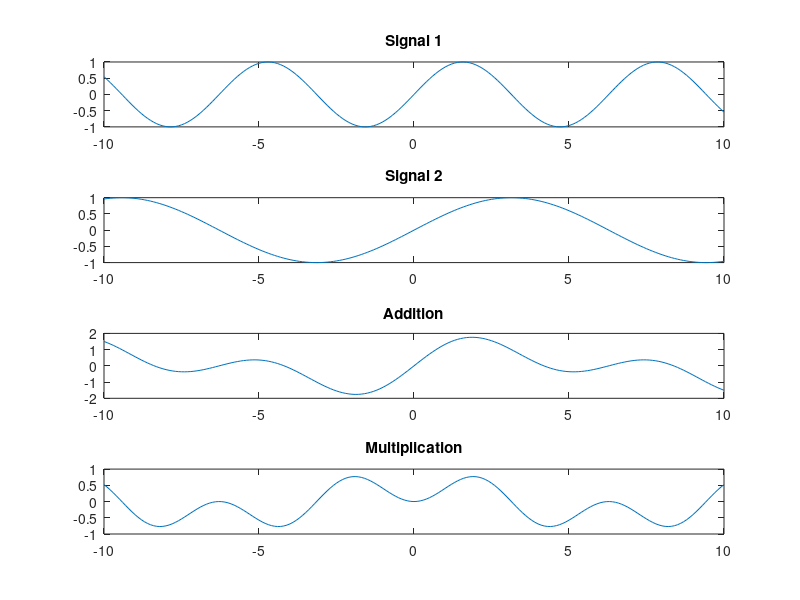
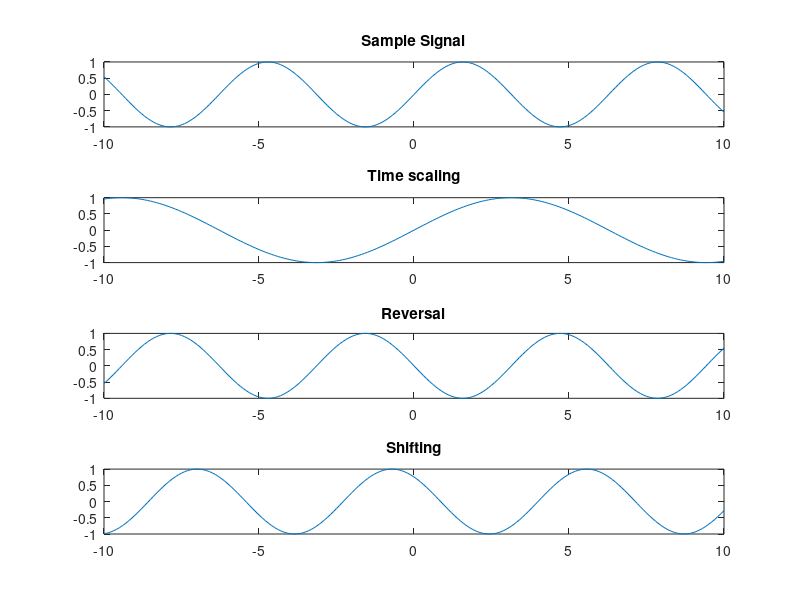
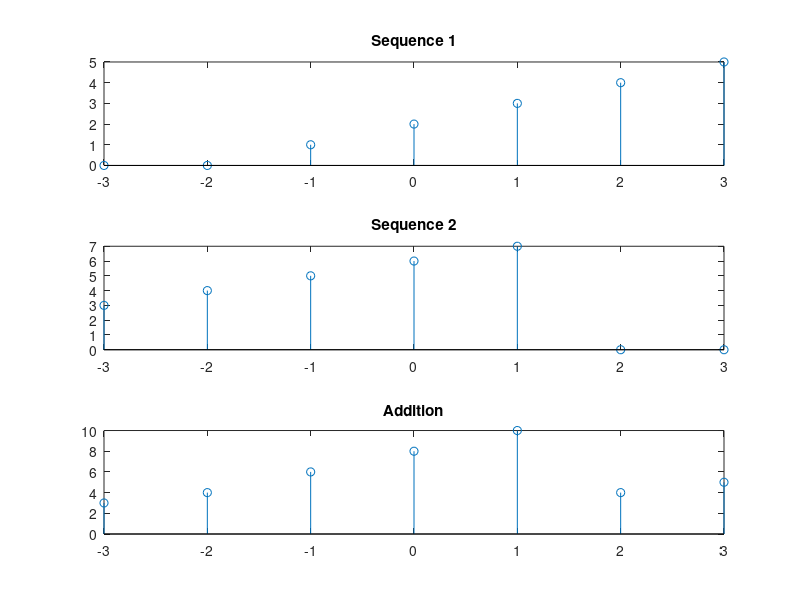
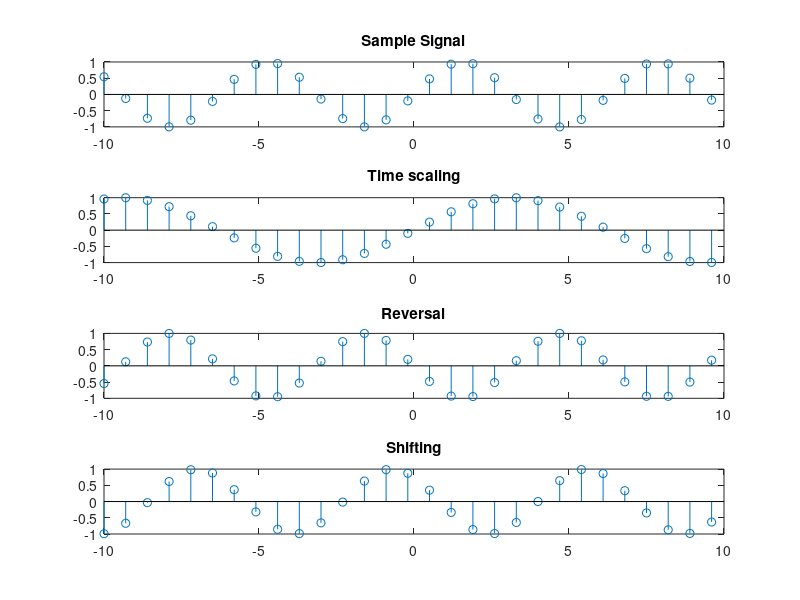

These charts were generated, in order, by the following MATLAB code:
%% operation_on_signal

clc
clear all
close all

%% Q1(1) Additon and multiplication of two different sine signals

t = -10:0.1:10;
y1 = sin(t);
figure('Name','Addition and Multiplication')
subplot(4,1,1)
plot(t,y1)
title('Signal 1')
t2 = t/2;
y2 = sin(t2);
subplot(4,1,2)
plot(t,y2)
title('Signal 2')
y3 = y1 + y2;
subplot(4,1,3)
plot(t,y3)
title('Addition')
y4 = y1.*y2;
subplot(4,1,4)
plot(t,y4)
title('Multiplication')

%% Q1(2) Time scaling, reversal and shifting of a sine wave

t3 = -10:0.1:10;
y5 = sin(t3);
figure('Name','Time scaling, reversal and shifting')
subplot(4,1,1)
plot(t3,y5)
title('Sample Signal')
y6 = sin(t3/2);
subplot(4,1,2)
plot(t3,y6)
title('Time scaling')
y7 = -y5;
subplot(4,1,3)
plot(t3,y7)
title('Reversal')
y8 = sin(t3-4);
subplot(4,1,4)
plot(t3,y8)
title('Shifting')

%% Q1(3) Add 2 different sequences

x1 = [0, 0, 1, 2, 3, 4, 5];
x2 = [3, 4, 5, 6, 7, 0, 0];
t4 = -3:3;
figure('Name','Addition of sequences')
subplot(3,1,1)
stem(t4,x1)
title('Sequence 1')
subplot(3,1,2)
stem(t4,x2)
title('Sequence 2')
t5 = -3:3;
x3 = x1+x2;
subplot(3,1,3)
stem(t5,x3)
title('Addition')
%% Q1(4) Perform 2nd task in discrete time

t6 = -10:0.7:10;
y9 = sin(t6);
figure('Name','Discrete time operation')
subplot(4,1,1)
stem(t6,y9)
title('Sample Signal')
y10 = sin(t6/2);
subplot(4,1,2)
stem(t6,y10)
title('Time scaling')
y11 = -y9;
subplot(4,1,3)
stem(t6,y11)
title('Reversal')
y12 = sin(t6-4);
subplot(4,1,4)
stem(t6,y12)
title('Shifting')

%% Q1(5) Even and Odd components
t7 = -5:5;
u = [0,0,0,0,0,1,1,1,1,1,1];
d = [1,1,1,1,1,1,0,0,0,0,0];
figure('Name','Even and Odd Sequence')
subplot(4,1,1)
stem(t7,u)
subplot(4,1,2)
stem(t7,d)
xe = (u+d)/2;
xo = (u-d)/2;
subplot(4,1,3)
stem(t7,xe)
subplot(4,1,4)
stem(t7,xo)

%% Q2(1) Plot x(t) = u(t)-u(t-4)

t8=-10:0.0001:10;
u1=1.*(t8>=0);
figure('Name','x(t)')
subplot(3,1,1)
plot(t8,u1)
axis([-15 15 -2 2])
title('u(t)')
u2=1.*(t8>=4);
subplot(3,1,2)
plot(t8,u2);
axis([-15 15 -2 2])
title('u(t-4)')
u3=u1-u2;
subplot(3,1,3)
plot(t8,u3);
axis([-15 15 -2 2])
title('x(t)')

%% Q2(2) Fold x(t)

figure('Name','x(-t)')
plot(-t8,u3)
axis([-15 15 -2 2])
title('x(-t)')

%% Q2(3) Differentiate x(t)

figure('Name',"x'(t)")
y13=diff(1.5.*u3);
plot(t8(:,1:length(y13)),y13);
axis([-15 15 -2 2])
title("x'(t)")

%% Q2(4) Integrate x(t)

figure('Name','int x(t)')
y14=cumsum(u3);
plot(t8,y14);
title('int x(t)')

%% Q2(5) Plot a sine wave y(t) and multiply it with x(t)

figure('Name','x2(t)')
f=0.250;
x4=2*sin(2*pi*f*t8);
subplot(2,1,1)
plot(t8,x4)
axis([-15 15 -2 2])
title('y(t)')
y15=u3.*x4;
subplot(2,1,2)
plot(t8,y15)
axis([-15 15 -2 2])
title('x2(t)')

%% Q2(6) Compress the signal x(t) by a factor of 2

figure('Name','x(t)/2')
y16=1.*(2*t8>=0)-1.*(2*t8>=4);
plot(t8,y16)
axis([-15 15 -2 2])
title('x(t)/2')

%% Q2(7) Expand the signal x(t) by a factor of 1.5

figure('Name','x(t)*1.5')
y17=1.*(1.5*t8>=0)-1.*(1.5*t8>=4);
plot(t8,y17)
axis([-15 15 -2 2])
title('x(t)*1.5')

%% Q2(8) Divide the signal y(t) by the compressed signal

figure('Name','x3(t)')
y18=x4./y16;
plot(t8,y18)
axis([-15 15 -2 2])
title('x3(t)')
